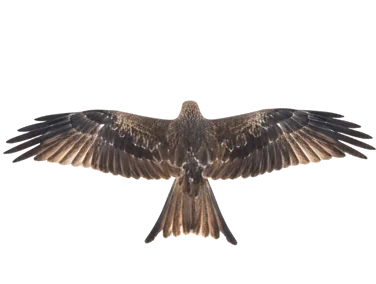
#> input picture metaverse/assets/tonbi/tonbi_flap_level.webp, 376 x 284 px
$ python build-flap-sheet.py
#> lines starting #> are read from the running program, lines starting #| are printed output that depends on the picture
# 通常画面のトンビ（写真のコマ送り）の帯を、水平の写真1枚から「翼のしなり」つきで作る（2026-09-19 中司さん）
#   python build-flap-sheet.py        … tonbi_flap_sheet12.webp（12コマ・1コマ 376x284）を作り直す
# 経緯：以前の帯（tonbi_flap_sheet.webp・6コマ＝写真4枚）は動きがぎこちなかった。4枚のうち「打ち下ろし」だけ体の向きが違う
#   写真（尾が上）で、途中で鳥が入れ替わったように見えていた。向きのそろった「水平」の写真を土台に全コマを計算で作る。
# 考え方：後ろから見た鳥。翼を付け根から先へ細かい節に分け、節ごとの角度を theta(u) = AMP * (1+0.35u) * sin(phase - LAG*u)
#   にする（u=付け根0→先1）。LAG があるので翼の先が遅れてついてくる＝しなり。角度を付け根から足し合わせて各節の位置を求め、
#   cv2.remap で写真を曲げる。翼を上げ下げすると、後ろから見た横幅も縮む。打ち下ろすと体が少し浮く（±3px）。
# コマの並び：0＝振り上げの頂点 → 3＝水平を通過（下向き） → 6＝打ち下ろしの底 → 9＝水平を通過（上向き）。
#   index.html の止め絵は、降下＝0、滑空＝4（全体がいちばん平らに見えるコマ）。コマ数や並びを変えたら index.html も直すこと。
# 振れ幅 AMP は 34 度。大きくすると羽の模様が伸びて不自然になる（45 度あたりから目立つ見込み・未検証）。
# 必要：numpy・opencv-python・Pillow。費用はかからない（AI の画像生成は使っていない）。
import os, math
import numpy as np
import cv2
from PIL import Image

HERE = os.path.dirname(os.path.abspath(__file__))
W, H = 376, 284
FRAMES, AMP, LAG = 12, 34.0, 1.0
R0 = 20.0   # 胴体の半幅（ここから外が翼）

level = np.array(Image.open(os.path.join(HERE, "tonbi_flap_level.webp")).convert("RGBA")).astype(np.float32)
a = level[:, :, 3]
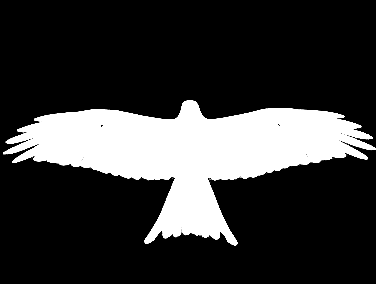
#> a: shape (284, 376) float32; min 0, max 255, mean 55.5
cols = a[int(H * 0.72):int(H * 0.86), :].sum(axis=0)             # 尾のあたりの不透明な列
#> cols = 376 values, max 9180 at index 216, min 0 at index 0, mean 1587.6
cx = float((cols * np.arange(W)).sum() / max(1.0, cols.sum()))   # 体の中心
#> cx = 190.7
L = max(cx, W - cx) - R0 + 6                                     # 翼の長さ（画面の端まで）
#> L = 176.7

def warp(img, phase):
#> called with phase = 1.57
    n = 240
    s = np.linspace(0.0, 1.0, n)
    theta = np.radians(AMP) * (1.0 + 0.35 * s) * np.sin(phase - LAG * s)
    ds = L / (n - 1)
#> ds = 0.739
    px = np.concatenate([[0.0], np.cumsum(np.cos(theta[:-1]) * ds)])   # 曲げた後の横の位置（付け根から）
#> px = 240 values from 0 to 147.7
    py = np.concatenate([[0.0], np.cumsum(np.sin(theta[:-1]) * ds)])   # 曲げた後の上への持ち上がり
#> py = 240 values from 0 to 96.56
    xs = np.arange(W, dtype=np.float32)
    d = np.abs(xs - cx) - R0
#> d = 376 values, max 170.7 at index 0, min -19.72 at index 191, mean 74.03
    inside = d > 0
    dd = np.clip(d, 0, px[-1])
#> dd = 376 values, max 147.7 at index 0, min 0 at index 171, mean 73.97
    r_src = np.interp(dd, px, s * L)
#> r_src = 376 values, max 176.7 at index 0, min 0 at index 171, mean 89.63
    lift = np.where(inside, np.interp(dd, px, py), 0.0).astype(np.float32)
#> lift = 376 values, max 96.56 at index 0, min 0 at index 171, mean 50.5
    beyond = d > px[-1]                                                # 翼が縮んで届かなくなった列は透明
    map_x = np.where(inside, cx + np.sign(xs - cx) * (R0 + r_src), xs).astype(np.float32)
#> map_x = 376 values from -6 to 387.4
    body = -3.0 * math.sin(phase)
    mx = np.tile(map_x[None, :], (H, 1))
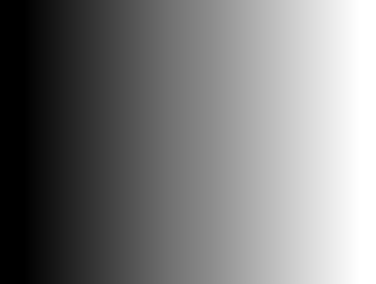
#> mx: shape (284, 376) float32; min -6, max 387.4, mean 187.4; drawn with min black and max white
    my = (np.arange(H, dtype=np.float32)[:, None] + lift[None, :] + body).astype(np.float32)
    out = cv2.remap(img, mx, my, interpolation=cv2.INTER_LINEAR, borderMode=cv2.BORDER_CONSTANT, borderValue=(0, 0, 0, 0))
    out[:, beyond, 3] = 0
    return out

frames = [warp(level, math.pi / 2 + 2 * math.pi * i / FRAMES) for i in range(FRAMES)]
#> in warp (call 10), `px = np.concatenate([[0.0], np.cumsum(np.cos(theta[:-1]) * ds)])`: px = 240 values from 0 to 163.7
#> in warp (call 10), `py = np.concatenate([[0.0], np.cumsum(np.sin(theta[:-1]) * ds)])`: py = 240 values, max 0 at index 0, min -56.78 at index 239, mean -18.96
#> in warp (call 10), `dd = np.clip(d, 0, px[-1])`: dd = 376 values, max 163.7 at index 0, min 0 at index 171, mean 75.01
#> in warp (call 10), `r_src = np.interp(dd, px, s * L)`: r_src = 376 values, max 176.7 at index 0, min 0 at index 171, mean 77.9
#> in warp (call 10), `lift = np.where(inside, np.interp(dd, px, py), 0.0).astype(np.float32)`: lift = 376 values, max 0 at index 171, min -56.78 at index 0, mean -16.71
#> in warp (call 10), `my = (np.arange(H, dtype=np.float32)[:, None] + lift[None, :] + body)...`:
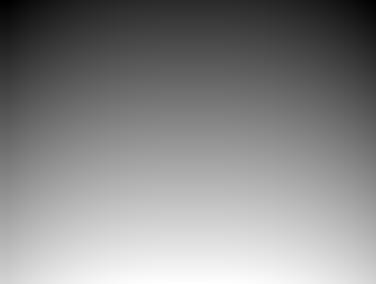
#> my: shape (284, 376) float32; min -56.78, max 283, mean 124.8; drawn with min black and max white
#> in warp (call 10), `out = cv2.remap(img, mx, my, interpolation=cv2.INTER_LINEAR, borderMod..`:
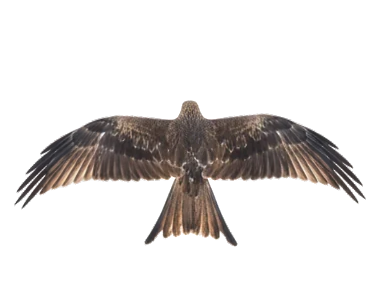
#> out: shape (284, 376, 4) float32; mean R, G, B, A 191.9, 188.9, 187.3, 53.6; transparent parts drawn white
#> in warp (call 11), `px = np.concatenate([[0.0], np.cumsum(np.cos(theta[:-1]) * ds)])`: px = 240 values from 0 to 173.4
#> in warp (call 11), `py = np.concatenate([[0.0], np.cumsum(np.sin(theta[:-1]) * ds)])`: py = 240 values, max 14.91 at index 126, min 0 at index 0, mean 9.83
#> in warp (call 11), `dd = np.clip(d, 0, px[-1])`: dd = 376 values, max 170.7 at index 0, min 0 at index 171, mean 75.09
#> in warp (call 11), `r_src = np.interp(dd, px, s * L)`: r_src = 376 values, max 173.9 at index 0, min 0 at index 171, mean 76.42
#> in warp (call 11), `lift = np.where(inside, np.interp(dd, px, py), 0.0).astype(np.float32)`: lift = 376 values, max 14.91 at index 302, min 0 at index 171, mean 9.13
#> in warp (call 11), `map_x = np.where(inside, cx + np.sign(xs - cx) * (R0 + r_src), xs).ast..`: map_x = 376 values from -3.17 to 377.8
#> in warp (call 11), `out = cv2.remap(img, mx, my, interpolation=cv2.INTER_LINEAR, borderMod..`:
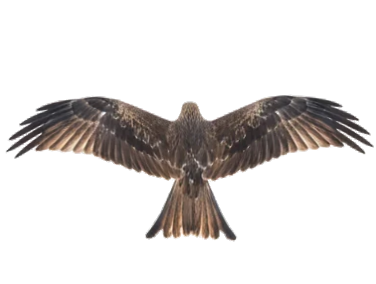
#> out: shape (284, 376, 4) float32; mean R, G, B, A 207.3, 204.3, 202.6, 54.8; transparent parts drawn white
#> in warp (call 12), `px = np.concatenate([[0.0], np.cumsum(np.cos(theta[:-1]) * ds)])`: px = 240 values from 0 to 165.3
#> in warp (call 12), `py = np.concatenate([[0.0], np.cumsum(np.sin(theta[:-1]) * ds)])`: py = 240 values from 0 to 57.47
#> in warp (call 12), `dd = np.clip(d, 0, px[-1])`: dd = 376 values, max 165.3 at index 0, min 0 at index 171, mean 75.04
#> in warp (call 12), `r_src = np.interp(dd, px, s * L)`: r_src = 376 values, max 176.7 at index 0, min 0 at index 171, mean 82.26
#> in warp (call 12), `lift = np.where(inside, np.interp(dd, px, py), 0.0).astype(np.float32)`: lift = 376 values, max 57.47 at index 0, min 0 at index 171, mean 32.65
#> in warp (call 12), `map_x = np.where(inside, cx + np.sign(xs - cx) * (R0 + r_src), xs).ast..`: map_x = 376 values from -6 to 386.5
#> in warp (call 12), `out = cv2.remap(img, mx, my, interpolation=cv2.INTER_LINEAR, borderMod..`:
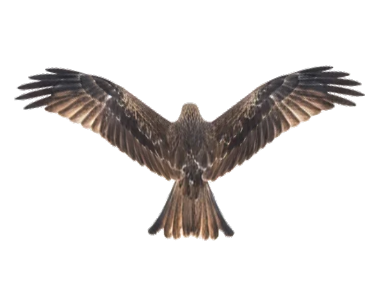
#> out: shape (284, 376, 4) float32; mean R, G, B, A 180.1, 177.3, 175.7, 51.9; transparent parts drawn white
#> frames = 12 items
sheet = np.clip(np.concatenate(frames, axis=1), 0, 255).astype(np.uint8)
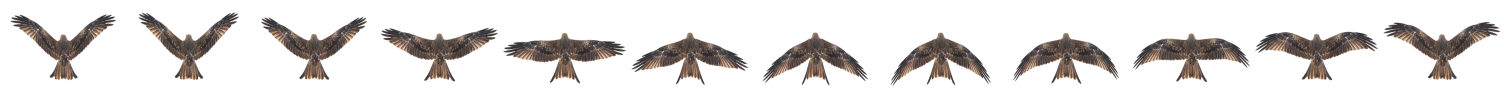
#> sheet: shape (284, 4512, 4) (shown at 1/3 size); mean of channels 0, 1, 2, 3 173.1, 170.3, 168.8, 50.7; transparent parts drawn white
out = os.path.join(HERE, "tonbi_flap_sheet%d.webp" % FRAMES)
Image.fromarray(sheet, "RGBA").save(out, "WEBP", quality=84, method=6)
print("sheet", out, sheet.shape[1], "x", sheet.shape[0], os.path.getsize(out), "bytes")
#| sheet metaverse/assets/tonbi/tonbi_flap_sheet12.webp 4512 x 284 125798 bytes
